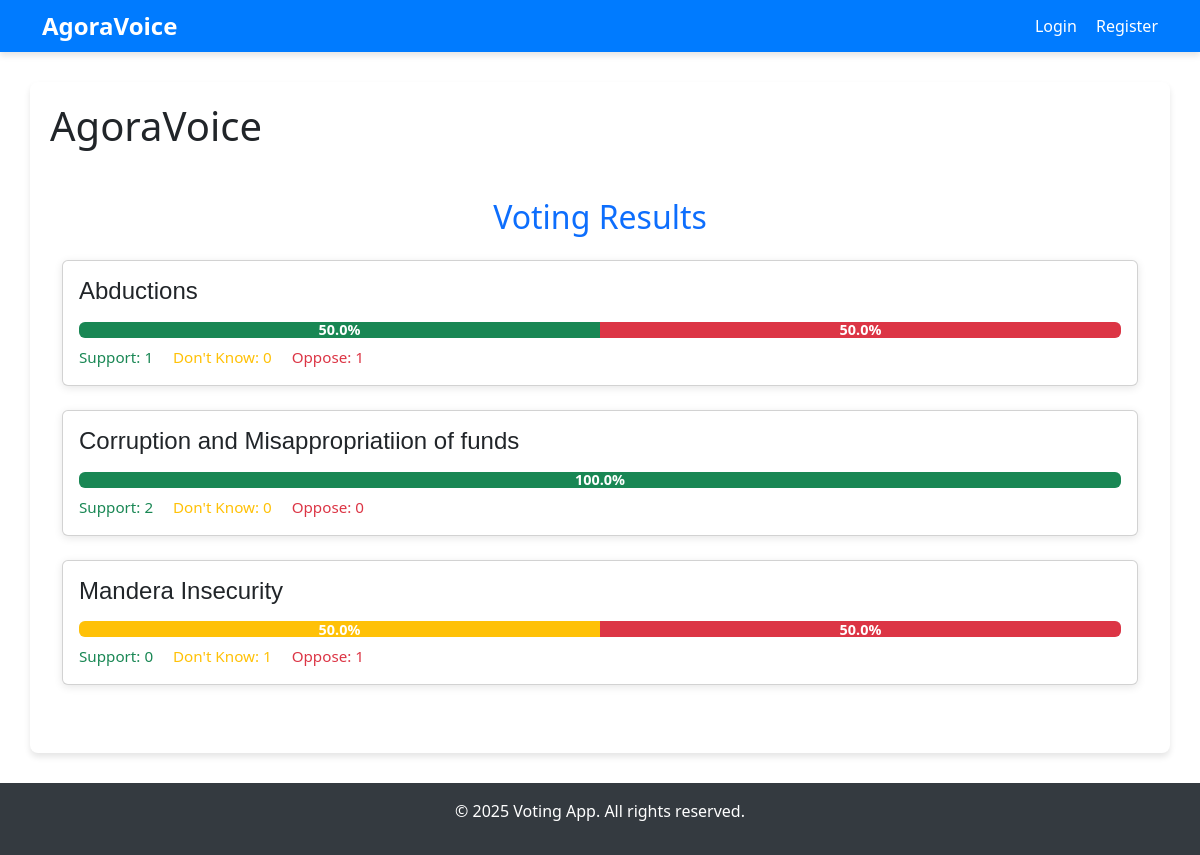
The app's page /results with its own data.
### app.py (models this page shows)
class Issue(db.Model):
    id = db.Column(db.Integer, primary_key=True)
    title = db.Column(db.String(100), nullable=False)
    description = db.Column(db.Text)
    votes = db.Column(db.Integer, default=0)
    category_id = db.Column(db.Integer, db.ForeignKey('category.id'))
    category = db.relationship('Category', backref='issues')
    created_at = db.Column(db.DateTime, default=datetime.utcnow)
    updated_at = db.Column(db.DateTime, default=datetime.utcnow, onupdate=datetime.utcnow)

### app.py (the view)
@app.route('/results')
def results():
    results_data = db.session.query(
        Issue.title,
        db.func.count(UserVote.id).filter(UserVote.vote_type == "agree").label("agree"),
        db.func.count(UserVote.id).filter(UserVote.vote_type == "not_sure").label("not_sure"),
        db.func.count(UserVote.id).filter(UserVote.vote_type == "disagree").label("disagree"),
        db.func.count(UserVote.id).label("total")
    ).join(UserVote).group_by(Issue.title).all()
    results = []
    for row in results_data:
        results.append({
            "issue": {"title": row.title},
            "agree": row.agree,
            "not_sure": row.not_sure,
            "disagree": row.disagree,
            "total": row.total
        })
    return render_template("results.html", results=results)

### app/templates/results.html (shortened to what this page needs)
{% extends "base.html" %}
{% block extra_head %}
  <link rel="stylesheet" href="{{ url_for('static', filename='results.css') }}">
  <link href="https://cdn.jsdelivr.net/npm/bootstrap@5.3.0-alpha1/dist/css/bootstrap.min.css" rel="stylesheet">
{% endblock %}
{% block content %}
<div class="results-container container my-5">
  <h2 class="text-center text-primary mb-4">Voting Results</h2>
  {% for result in results %}
    <div class="issue-result card mb-4">
      <div class="card-body">
        <h5 class="card-title">{{ result.issue.title }}</h5>
        {% if result.total > 0 %}
          {% set percent_agree = (result.agree / result.total * 100) %}
          {% set percent_not_sure = (result.not_sure / result.total * 100) %}
          {% set percent_disagree = (result.disagree / result.total * 100) %}
          <div class="progress mb-2">
            <div class="progress-bar bg-success" role="progressbar" style="width: {{ percent_agree|round(2) }}%;" aria-valuenow="{{ result.agree }}" aria-valuemin="0" aria-valuemax="{{ result.total }}">
              {{ percent_agree|round(1) }}%
            </div>
            <div class="progress-bar bg-warning" role="progressbar" style="width: {{ percent_not_sure|round(2) }}%;" aria-valuenow="{{ result.not_sure }}" aria-valuemin="0" aria-valuemax="{{ result.total }}">
              {{ percent_not_sure|round(1) }}%
            </div>
            <div class="progress-bar bg-danger" role="progressbar" style="width: {{ percent_disagree|round(2) }}%;" aria-valuenow="{{ result.disagree }}" aria-valuemin="0" aria-valuemax="{{ result.total }}">
              {{ percent_disagree|round(1) }}%
            </div>
          </div>
        {% else %}
          <p class="text-muted">No votes recorded yet.</p>
        {% endif %}
        <div class="vote-counts">
          <span class="text-success me-3">Support: {{ result.agree }}</span>
          <span class="text-warning me-3">Don't Know: {{ result.not_sure }}</span>
          <span class="text-danger">Oppose: {{ result.disagree }}</span>
        </div>
      </div>
    </div>
  {% endfor %}
</div>
{% endblock %}

### static/base.css (style rules this page uses)
body { font-family: 'Poppins', sans-serif; background-color: #f8f9fa; color: #343a40; margin: 0; }

### static/results.css (style rules this page uses)
.results-container { margin-top: 2rem; }
.issue-result { border: none; border-radius: 8px; box-shadow: 0 2px 8px rgba(0, 0, 0, 0.1); }
.issue-result .card-title { font-family: 'Poppins', sans-serif; font-size: 1.5rem; margin-bottom: 1rem; }
.progress { height: 30px; background-color: #e9ecef; border-radius: 5px; overflow: hidden; }
.progress-bar { font-weight: bold; font-size: 0.9rem; display: flex; align-items: center; justify-content: center; }
.vote-counts { font-size: 0.95rem; }

### records on screen
Issue: issue "Corruption and Misappropriatiion of funds", percent_agree "100.0", agree "2", not_sure "0", disagree "0"
Issue: issue "Mandera Insecurity", percent_not_sure "50.0", percent_disagree "50.0", agree "0", not_sure "1", disagree "1"

### other values on screen
{{ result.issue.title }} "Abductions"
{{ percent_agree|round(1) }} "50.0"
{{ percent_disagree|round(1) }} "50.0"
{{ result.agree }} "1"
{{ result.not_sure }} "0"
{{ result.disagree }} "1"
{{ current_year if current_year is defined else "2025" }} "2025"
